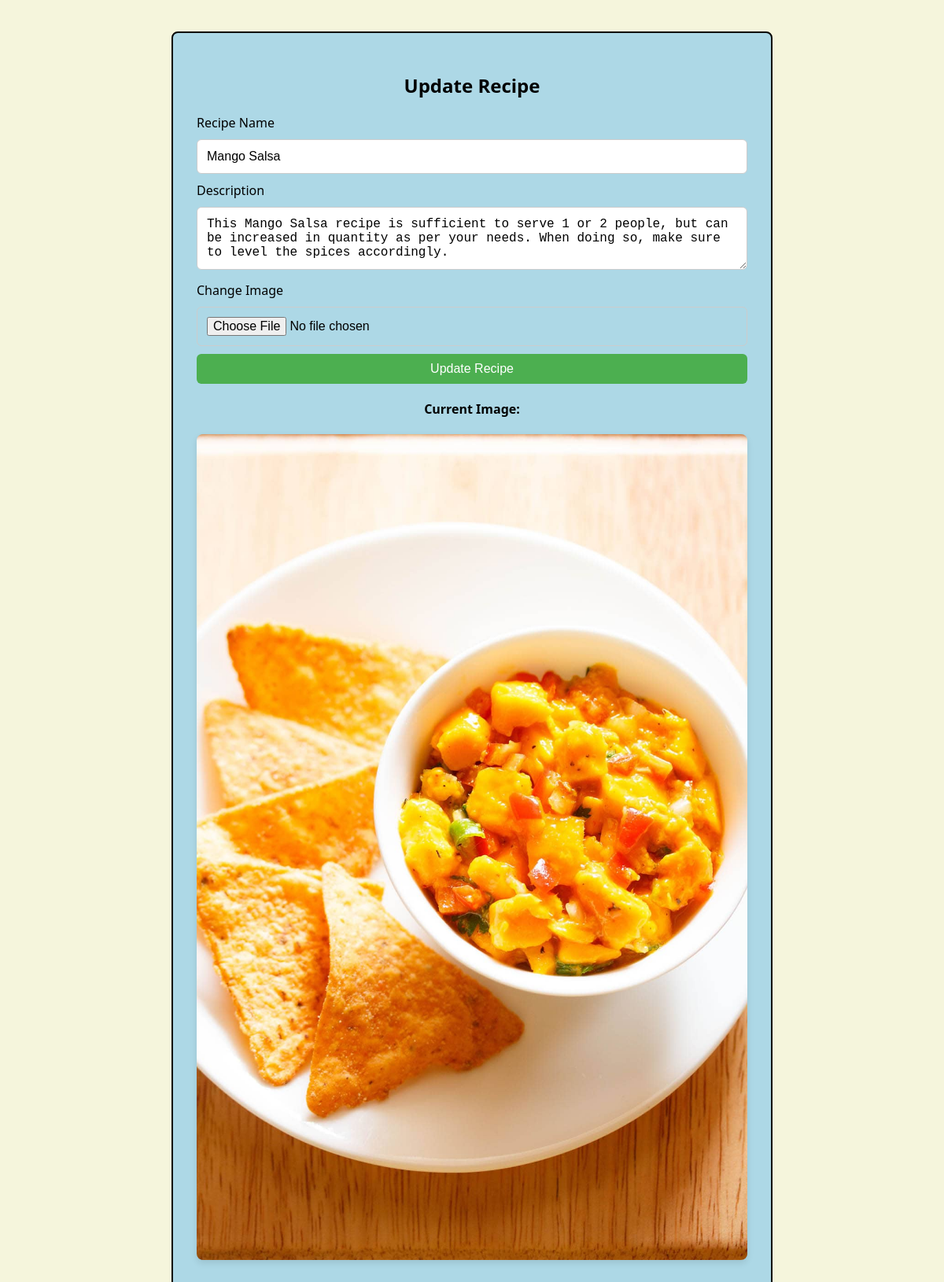
Screenshot of /update-receipe/43/ with the database file from the repository.
### vege/models.py (models this page shows)
class Receipe(models.Model):
    receipe_name=models.CharField(max_length=100)
    receipe_description=models.TextField()
    receipe_image=models.ImageField(upload_to="receipe")

### vege/views.py (the view, shortened to what this page needs)
# urls.py: path("update-receipe/<id>/", update_receipe, name="update_receipe"),
def update_receipe(request, id):
    receipe_obj = get_object_or_404(Receipe, id=id)
    return render(request, "update_receipes.html", {"receipe": receipe_obj})

### vege/templates/update_receipes.html (shortened to what this page needs)
{% extends "base.html" %}
{% block start %}
<div class="container">
  <h2>Update Recipe</h2>
  <form method="post" enctype="multipart/form-data">
    <label>Recipe Name</label>
    <input type="text" name="receipe_name" value="{{ receipe.receipe_name }}" placeholder="Recipe Name" required>
    <label>Description</label>
    <textarea name="receipe_description" placeholder="Description" required>{{ receipe.receipe_description }}</textarea>
    <label>Change Image</label>
    <input type="file" name="receipe_image">
    <button type="submit">Update Recipe</button>
  </form>
  {% if receipe.receipe_image %}
  <div class="preview">
    <h4>Current Image:</h4>
    <img src="/media/{{ receipe.receipe_image }}" alt="{{ receipe.receipe_name }}">
  </div>
  {% endif %}
</div>
{% endblock %}

### vege/templates/update_receipes.html (style rules this page uses)
body { background-color: Beige; font-family: "Segoe UI", Arial, sans-serif; margin:0; padding:0; }
.container { width:90%; max-width:700px; margin:40px auto; padding:30px; background: LightBlue; border:2px solid #000; border-radius:8px; }
h2 { text-align: center; margin-bottom: 20px; }
input[type="text"], textarea, input[type="file"] { width:100%; padding:12px; margin:10px 0; border:1px solid #ccc; border-radius:6px; font-size:16px; box-sizing:border-box; }
textarea { resize: vertical; min-height:80px; }
button[type="submit"] { background:#4caf50; color:#fff; padding:10px 20px; font-size:16px; border:none; border-radius:6px; cursor:pointer; width:100%; }
.preview { margin-top:20px; text-align:center; }
.preview img { max-width:100%; height:auto; border-radius:8px; box-shadow:0 4px 8px rgba(0,0,0,0.1); }

### rows the page displays
Receipe: receipe_name "Mango Salsa", receipe_description "This Mango Salsa recipe is sufficient to serve 1 or 2 people, but can be increased in quantity as per your needs. When doing so, make sure to level the spices accordingly.", receipe_image (picture)
